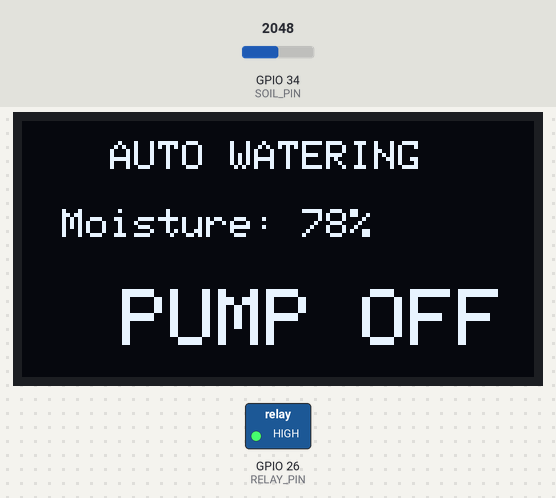
This sketch was run on a simulated ESP32. Shown: 128×64 one-colour display, switched loads named in the sketch (green lamp = pin HIGH). The inputs (shaded band) are chosen by the test bench; at power-on: GPIO 34 (SOIL_PIN) = 2048.

Above: at 1.8 s.
1.9 s: GPIO 34 (SOIL_PIN) set to 3255
At 2.4 s:
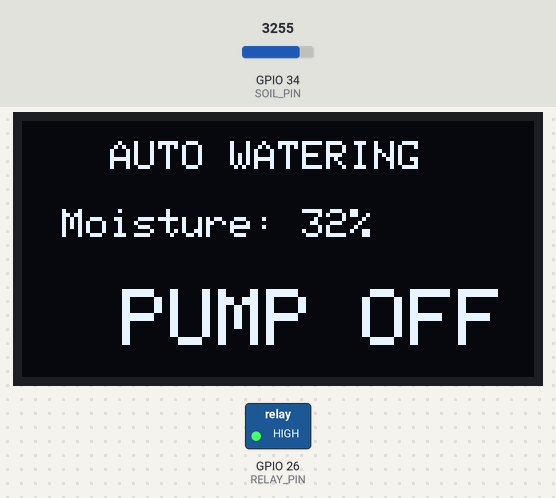
3.6 s: GPIO 34 (SOIL_PIN) set to 3383
At 4.6 s:
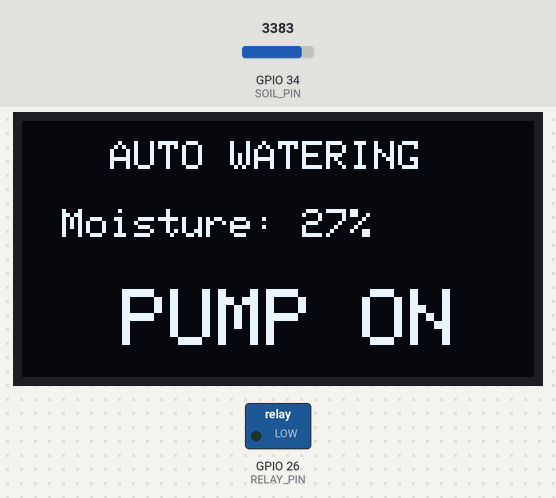
5.6 s: GPIO 34 (SOIL_PIN) set to 2838
At 6.8 s:
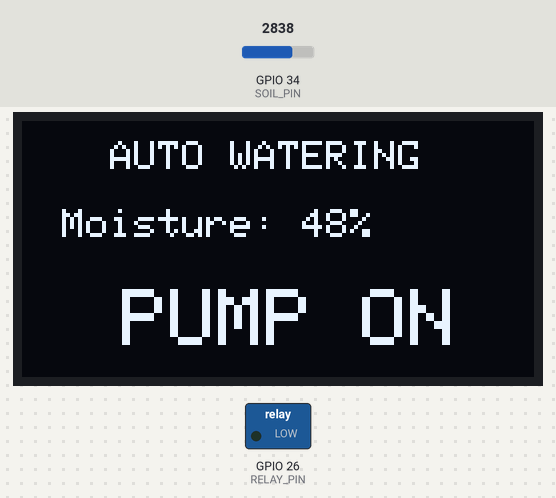
7.7 s: GPIO 34 (SOIL_PIN) set to 2746
At 9.0 s:
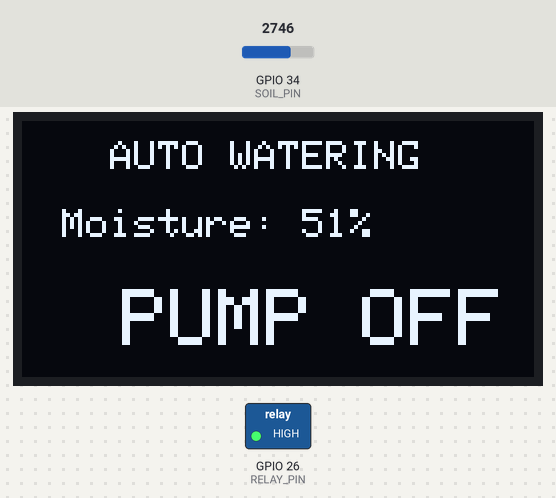
Timing chart, 0 to 10.7 s (numbered marks = the images above; inputs shaded):
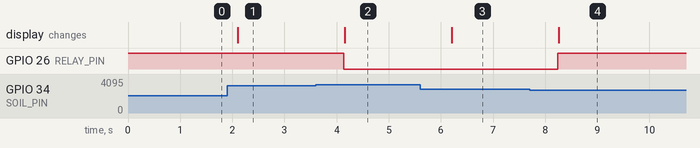

Measured:
- the behaviour switches between 3316 and 3317 on GPIO 34 (SOIL_PIN) (found by bisection; images 1 and 2)
- the behaviour switches between 2798 and 2797 on GPIO 34 (SOIL_PIN) (found by bisection; images 3 and 4)
- after the input at 1.9 s, the display: changes after 0.21 s (image 1)
- after the input at 3.6 s, GPIO 26 (RELAY_PIN): HIGH → LOW after 0.53 s; the display: changes after 0.56 s (image 2)
- after the input at 5.6 s, the display: changes after 0.61 s (image 3)
- after the input at 7.7 s, GPIO 26 (RELAY_PIN): LOW → HIGH after 0.54 s; the display: changes after 0.56 s (image 4)

The sketch:

35_automatic_water_pump.ino
```cpp
/*
  Project 35: Automatic Plant Watering System / Smart Water Pump
  IoT Project Kit - ESP32 Dev Module

  Description:
  An automated soil hydration and irrigation control system built with an ESP32
  microcontroller, a resistive soil moisture sensor probe, a 5V relay module driving
  a submersible DC mini water pump, and a 0.96" SSD1306 I2C OLED display.

  The ESP32 reads analog soil moisture from GPIO 34 (ADC1_CH6) and maps the 12-bit
  ADC reading to a calibrated moisture percentage (0 - 100%).
  - When moisture drops below 30%, the system triggers the active-LOW relay on GPIO 26,
    energizing the water pump to irrigate the plant.
  - Hysteresis is implemented: the pump continues running until moisture reaches 50%
    or above, preventing rapid oscillatory toggling.
  - Real-time soil moisture percentage and current pump operational status ("PUMP ON"
    or "PUMP OFF") are continuously rendered on the OLED display.

  Connections:
  - Soil Sensor Probe  -> Comparator Board 2-pin probe header
  - Soil Sensor VCC    -> ESP32 VIN (5V)
  - Soil Sensor GND    -> ESP32 GND
  - Soil Sensor AO     -> ESP32 GPIO 34 (ADC1_CH6 - Input Only)
  - Relay Module VCC   -> ESP32 VIN (5V)
  - Relay Module GND   -> ESP32 GND
  - Relay Module IN/S  -> ESP32 GPIO 26 (D26)
  - Relay COM / NO     -> Connected in series with DC Mini Water Pump & 5V Power Supply
  - OLED VDD / VCC     -> ESP32 VIN (5V) / 3V3
  - OLED GND           -> ESP32 GND
  - OLED SCK / SCL     -> ESP32 GPIO 22 (D22 - Hardware I2C SCL)
  - OLED SDA           -> ESP32 GPIO 21 (D21 - Hardware I2C SDA)

  Required Libraries:
  - Adafruit_GFX
  - Adafruit_SSD1306
  - Wire (built-in)
*/

#include <Wire.h>
#include <Adafruit_GFX.h>
#include <Adafruit_SSD1306.h>

#define SOIL_PIN 34
#define RELAY_PIN 26

#define SCREEN_WIDTH 128
#define SCREEN_HEIGHT 64
#define OLED_RESET -1

Adafruit_SSD1306 display(
  SCREEN_WIDTH,
  SCREEN_HEIGHT,
  &Wire,
  OLED_RESET
);

bool pumpOn = false;

void setup() {
  pinMode(RELAY_PIN, OUTPUT);

  // Most relay modules are active LOW
  digitalWrite(RELAY_PIN, HIGH);

  display.begin(SSD1306_SWITCHCAPVCC, 0x3C);
  display.setTextColor(SSD1306_WHITE);
}

void loop() {
  int sensorValue = analogRead(SOIL_PIN);

  // Calibrate these values for your sensor
  int moisture = map(sensorValue, 4095, 1500, 0, 100);
  moisture = constrain(moisture, 0, 100);

  // Start watering when soil is dry
  if (!pumpOn && moisture < 30) {
    pumpOn = true;
  }

  // Stop watering when sufficiently moist
  if (pumpOn && moisture >= 50) {
    pumpOn = false;
  }

  // Active-LOW relay
  digitalWrite(RELAY_PIN, pumpOn ? LOW : HIGH);

  display.clearDisplay();

  display.setTextSize(1);
  display.setCursor(22, 5);
  display.println("AUTO WATERING");

  display.setCursor(10, 22);
  display.print("Moisture: ");
  display.print(moisture);
  display.println("%");

  display.setTextSize(2);
  display.setCursor(25, 42);

  if (pumpOn)
    display.println("PUMP ON");
  else
    display.println("PUMP OFF");

  display.display();

  delay(1000);
}
```
